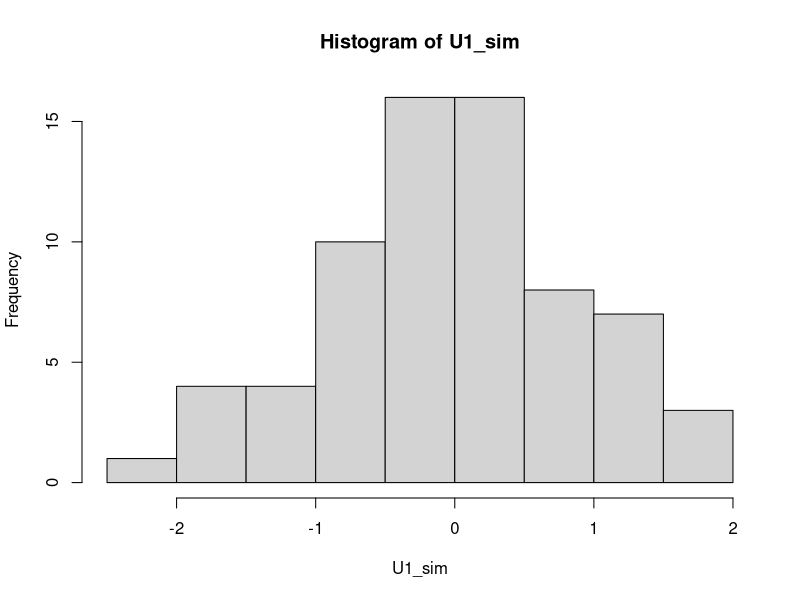
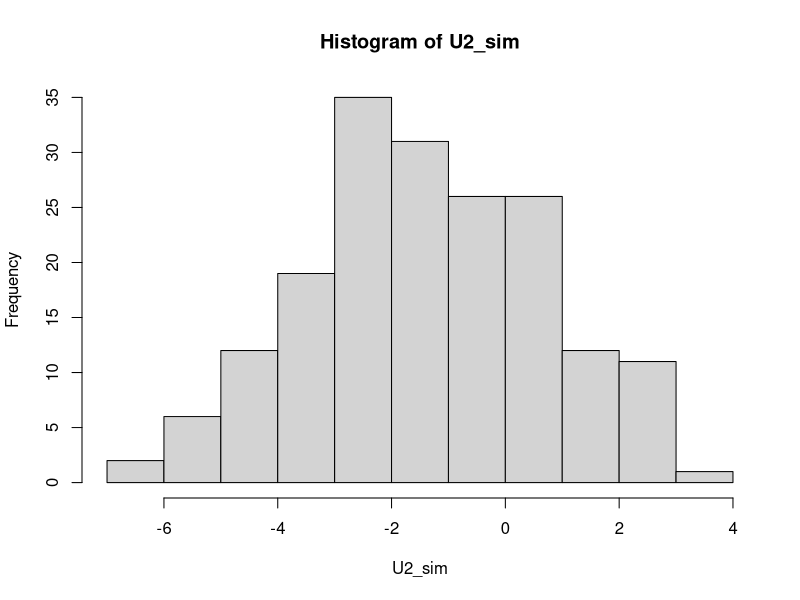
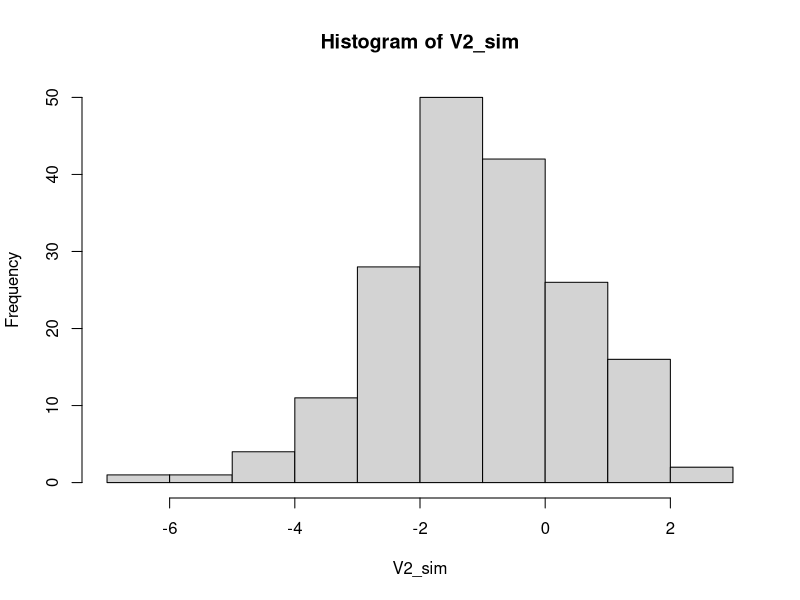

Reproduce these figures in R, in order.
library(mvtnorm)
library(MASS)
# Function to compute the MV spatial covariance matrix
# d is the distance matrix between coordinates
# type: t[i] = 1 means AQS; t[i] = 2 mean PA
# theta: parameters
cov.LMC <- function(d,t,theta){
  rho    <- theta[1]
  range1 <- exp(theta[2])
  range2 <- exp(theta[3])
  tau1   <- exp(theta[4])
  tau2   <- exp(theta[5])
  sig1   <- exp(theta[6])
  sig2   <- exp(theta[7])
  S      <- diag(ifelse(t==1,tau1,tau2))
  S[t==1,t==1] <- S[t==1,t==1] + sig1*exp(-d[t==1,t==1]/range1)
  S[t==1,t==2] <- S[t==1,t==2] + sig1*rho*exp(-d[t==1,t==2]/range1)
  S[t==2,t==1] <- S[t==2,t==1] + sig1*rho*exp(-d[t==2,t==1]/range1)
  S[t==2,t==2] <- S[t==2,t==2] + sig2*exp(-d[t==2,t==2]/range2) +   
    sig1*rho*rho*exp(-d[t==2,t==2]/range2)
  
  Sinv   <- solve(S)
  logdet <- determinant(S)$modulus[1]
  out    <- list(S=S,Sinv=Sinv,logdet=logdet)
  return(out)
}

# Get covariance matrix for U1, U2, and V2
# U1 ~ normal(0, sig1 * Sigma11)
# U2 ~ normal(0, sig1 * Sigma22)
# V2 ~ normal(0, sig2 * Sigma22)
# Cov(U1, U2) = sig1 * Sigma12
cov <- function(d,t,theta) {
  rho    <- theta[1]
  range1 <- exp(theta[2])
  range2 <- exp(theta[3])
  tau1   <- exp(theta[4])
  tau2   <- exp(theta[5])
  sig1   <- exp(theta[6])
  sig2   <- exp(theta[7])
  S <- diag(0, length(t))
  S[t==1,t==1] <- sig1*exp(-d[t==1,t==1]/range1)
  S[t==1,t==2] <- sig1*exp(-d[t==1,t==2]/range1)
  S[t==2,t==1] <- sig1*exp(-d[t==2,t==1]/range1)
  S[t==2,t==2] <- sig2*exp(-d[t==2,t==2]/range2)
  return(S)
}


set.seed(123)
n      <- 250
type   <- rbinom(n,1,0.7)+1
s      <- cbind(runif(n),runif(n))
rho    <- 1
range1 <- 0.1
range2 <- 0.3
tau1   <- 0.1
tau2   <- 0.3
sig1   <- 1
sig2   <- 4
theta  <- c(rho,log(range1),log(range2),
            log(tau1),log(tau2),log(sig1),log(sig2))
Sig    <- cov.LMC(as.matrix(dist(s)),type,theta)
Y      <- as.vector(t(chol(Sig$S))%*%rnorm(n))

Y1 <- Y[type == 1]
Y2 <- Y[type == 2]
n1 <- length(Y1)
n2 <- length(Y2)

# Covariance matrix:
S <- cov(as.matrix(dist(s)),type,theta)
S11 <- S[type == 1, type == 1]
S12 <- S[type == 1, type == 2]
S21 <- S[type == 2, type == 1]
S22 <- S[type == 2, type == 2]

# Simulation for U1: 
set.seed(123)
U2 <- as.vector(t(chol(sig1 * S22)) %*% rnorm(n2))
S1 <- S11 - S12 %*% solve(S22) %*% S21
A1 <- S12 %*% solve(S22)
S1inv <- solve(S1)

SigmaU1 <- solve(1/tau1 * diag(1, n1) + 1/sig1 * S1inv)
meanU1 <- SigmaU1 %*% (1/tau1 * Y1 + 1/sig1 * S1inv %*% A1 %*% U2)

U1_sim <- as.vector(t(chol(SigmaU1)) %*% rnorm(n1)) + meanU1
hist(U1_sim)

# Simulation for U2:
# A_l = rho in this setting
set.seed(123)
U1 <- as.vector(t(chol(sig1 * S11)) %*% rnorm(n1))
V2 <- as.vector(t(chol(sig2 * S22)) %*% rnorm(n2))
S2 <- S22 - S21 %*% solve(S11) %*% S12
A2 <- S21 %*% solve(S11)
S2inv <- solve(S2)

SigmaU2 <- solve(1/tau2 * diag(1, n2) + 1/sig1 * S2inv)
meanU2 <- SigmaU2 %*% (1/tau2 * rho * Y2 - rho * V2 + 1/sig1 * S2inv %*% A2 %*% U1)

U2_sim <- as.vector(t(chol(SigmaU2)) %*% rnorm(n2)) + meanU2
hist(U2_sim)

# Simulation for V2:
set.seed(123)
SigmaV2 <- solve(solve(S22) + 1/tau2 * diag(1, n2))
meanV2 <- SigmaV2 %*% (1/tau2 * Y2)

V2_sim <- as.vector(t(chol(SigmaV2)) %*% rnorm(n2)) + meanV2
hist(V2_sim)





















